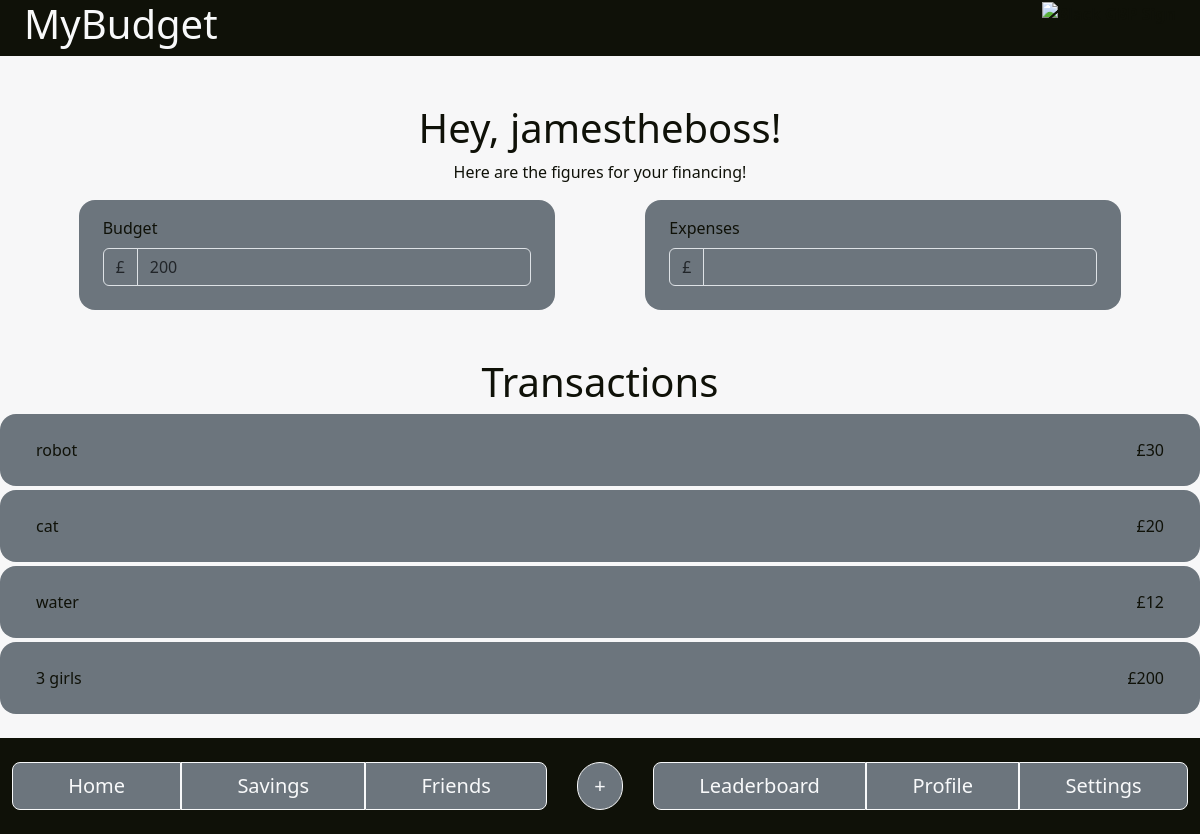
The app's page /home (signed in) with its own data.
### app.py (models this page shows)
class User(db.Model, UserMixin):
    id = db.Column(db.Integer, primary_key=True)
    username = db.Column(db.String(150), unique=True, nullable=False)
    password = db.Column(db.String(150), nullable=False)
    budget=db.Column(db.Integer, nullable=True)
    purchases = db.relationship('Purchase', back_populates='user', lazy=True)

class Purchase(db.Model):
    id = db.Column(db.Integer, primary_key=True)
    label = db.Column(db.String(150), nullable=False)
    price = db.Column(db.Integer, nullable=False)
    category = db.Column(db.String(150), nullable=False)
    user_id = db.Column(db.Integer, db.ForeignKey('user.id'), nullable=False)
    user = db.relationship('User', back_populates='purchases')

### app.py (the view, shortened to what this page needs)
@app.route("/home", methods=["GET", "POST"])
@login_required
def home():
    purchases = Purchase.query.filter(Purchase.user_id == current_user.id).order_by(Purchase.id.desc()).all()
    return render_template("home.html", purchases=purchases,budget=current_user.budget,user=current_user.username)

### app.py (called while the page is built)
@login_manager.user_loader
def load_user(user_id):
    return User.query.get(int(user_id))

### templates/home.html (shortened to what this page needs)
<!doctype html>
<html lang="en">
    <head>
        <link href="../static/Bootstrap/bootstrap.css" rel="stylesheet"/>
        <link href="../static/spin_disabler.css" rel="stylesheet">
    </head>
    <body style="background-color: #f7f7f8; color:#0F1108">
        <header>
            <div class="container-fluid" style="background-color: #0F1108;">
                <div class="row m-0">
                    <div class="col">
                        <span class="fw-bold text-light">
                            <h1>MyBudget</h1>
                        </span>
                    </div>
                    <div class="col text-end">
                        <span class="fw-bold">
                            <img src="../Photos/app logo short.png" class="img-fluid" alt="Black GBP Sign">
                        </span>
                    </div>
                </div>
            </div>
        </header>
        <main>
            <div class="container-fluid">
                <div class="row text-center mt-5">
                    <div class="col p-auto">
                        <h1>
                            Hey, {{user}}!
                        </h1>
                    </div>
                </div>
            </div>
            <div class="container-xxl">
                <div class="row">
                    <div class="col text-center">
                        <p>Here are the figures for your financing!</p>
                    </div>
                </div>
                <div class="row justify-content-evenly mb-5">
                    <div class="col-lg-5 col-sm-4">
                        <div class="px-4 pt-3 pb-4 bg-secondary rounded-4">
                            <label for="budget" class="form-label">Budget</label>
                                <div class="input-group flex-wrap">
                                    <span class="input-group-text bg-secondary" id="budgetaddon1">£</span>
                                    <input type="number" class="form-control bg-secondary" id="budget-input" aria-describedby="budget input" value="{{budget}}">
                                </div>
                        </div>
                    </div>
                    <div class="col-lg-5 col-sm-4">
                        <div class="px-4 pt-3 pb-4 bg-secondary rounded-4">
                            <label for="Expenses" class="form-label">Expenses</label>
                                <div class="input-group flex-wrap">
                                    <span class="input-group-text bg-secondary" id="expensesaddon1">£</span>
                                    <input type="number" class="form-control bg-secondary" id="Expenses" aria-describedby="expenses input">
                                </div>
                        </div>
                    </div>
                </div>
                <div class="row justify-content-center">
                    <div class="col">
                        <h1 class="text-center">
                            Transactions
                        </h1>
                    </div>
                </div>
                {%for purchase in purchases %}
                <div class="row justify-content-between bg-secondary mb-1 rounded-4">
                    <div class="col">
                        <div class="p-4">
                            {{purchase.label}}
                        </div>
                    </div>
                    <div class="col">
                        <div class="p-4 text-end">
                            £{{purchase.price}}
                        </div>
                    </div>
                </div>
                {% endfor %}
            </div>
        </main>
        <nav class="navbar navbar-extend-md navbar-dark m-0 fixed-bottom" style="background-color: #0F1108;">
            <div class="container-fluid justify-content-center py-2" style="background-color: #0F1108;">
                <div class="col btn-group m-0">
                    <a href="/home" class="btn btn-secondary btn-outline-light btn-lg mx-0">Home</a>
                    <a href="/savings" class="btn btn-secondary btn-outline-light btn-lg mx-0">Savings</a>
                    <a href="/friends" class="btn btn-secondary btn-outline-light btn-lg mx-0 me-1">Friends</a>
                </div>
                <div class="col-12 col-md-1 text-center">
                    <div class="btn-group dropup">
                        <button type="button" class="btn btn-secondary btn-outline-light btn-lg rounded-pill mx-0 my-2" data-bs-toggle="dropdown" aria-expanded="false">
                            +
                        </button>
                    </div>
                </div>
                <div class="col btn-group m-0">
                    <a href="/leaderboard" class="btn btn-secondary btn-outline-light btn-lg mx-0 ms-1">Leaderboard</a>
                    <a href="/profile" class="btn btn-secondary btn-outline-light btn-lg mx-0">Profile</a>
                    <a href="/settings" class="btn btn-secondary btn-outline-light btn-lg mx-0">Settings</a>
                </div>
            </div>
        </nav>
        <footer class="my-5">
            <p>© 2025 Budget Planner. All rights reserved.</p>
        </footer>
    </body>
</html>

### records on screen
User: username "jamestheboss"
Purchase: label "robot", price "30"
Purchase: label "cat", price "20"
Purchase: label "water", price "12"
Purchase: label "3 girls", price "200"
